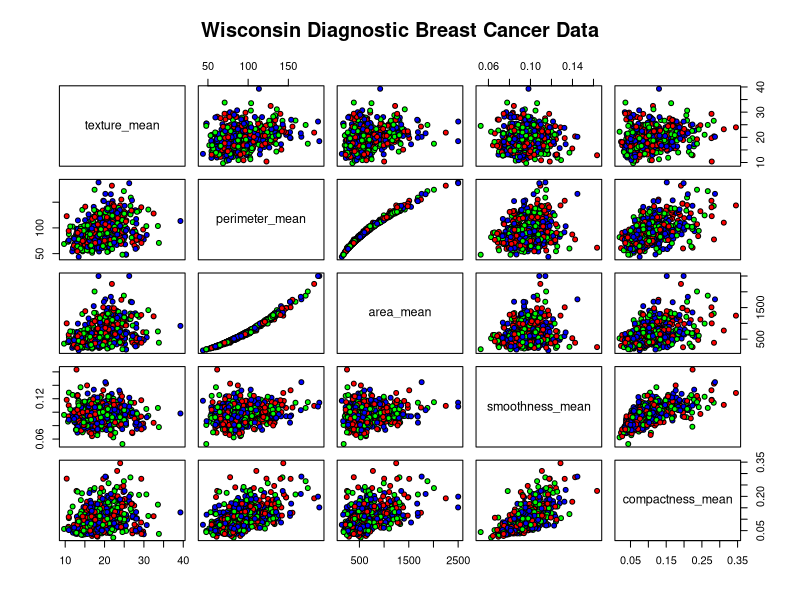
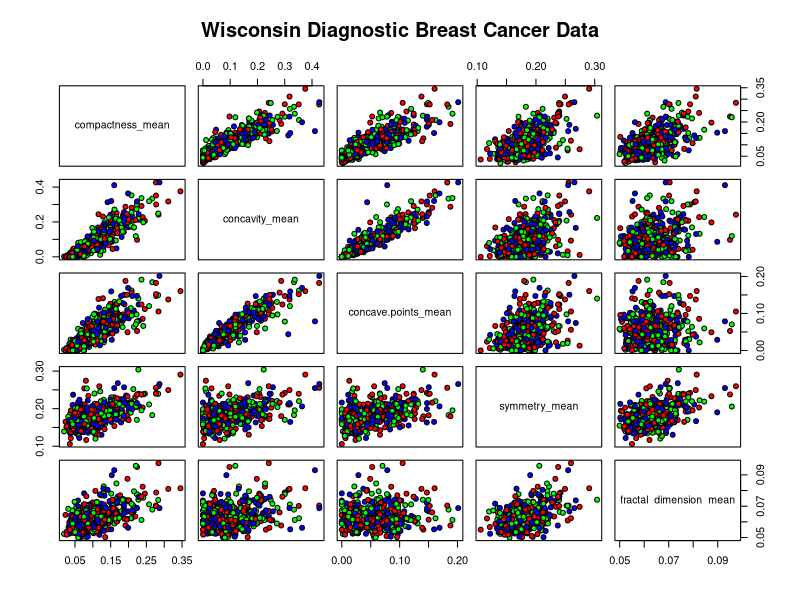
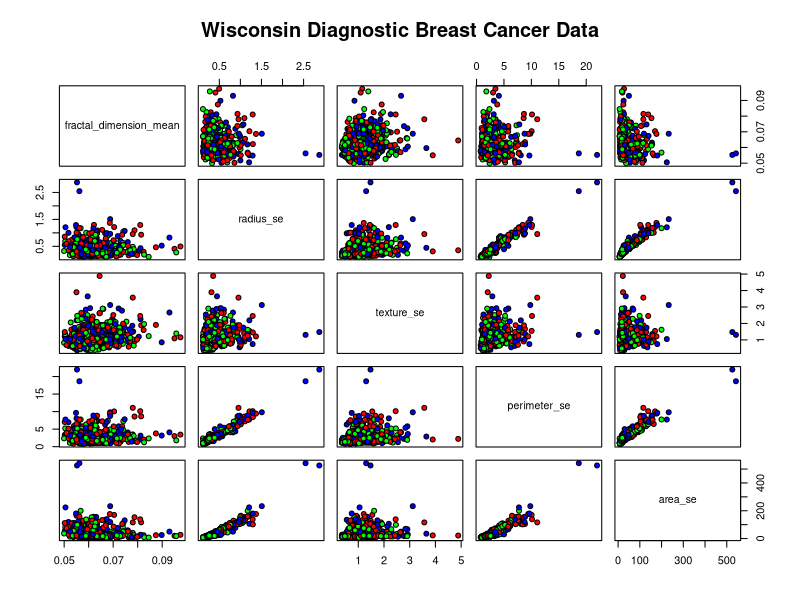
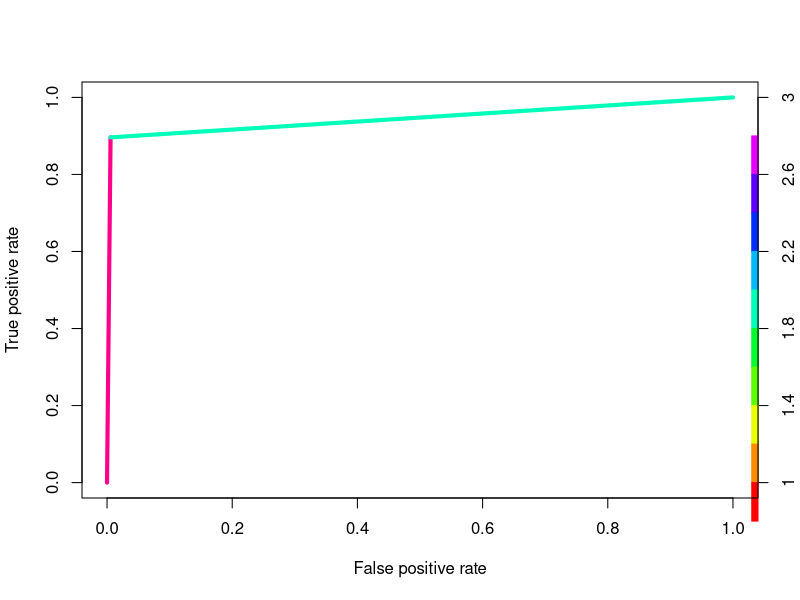

Recreate these plots in R, in order.
#Title: SVM Machine Learning in R
#Author: Mustafa, Asma 
#Dataset Citation:
# author = "Dua, Dheeru and Graff, Casey",
# year = "2017",
# title = "{UCI} Machine Learning Repository",
#url = "http://archive.ics.uci.edu/ml",
#institution = "University of California, Irvine, School of Information and Computer Sciences" }
# data info. is available at:https://archive.ics.uci.edu/ml/datasets/Breast+Cancer+Wisconsin+(Diagnostic)

#Intro:
#SVM: support vector machine generates a hyperplane (or group of hyperplanes) that maximize the
#margin width between two classes. By mapping the non-linear variable to a higher dimension, variable
#will become more linear allowing svm model to separate data points into two classes

#The Advantage of using SVM that it builds a highly accurate model problem-oriented kernel and uses regularization term to avoid over-fitting. 
# The main LIMITAION of SVM is its speed and size. (not fit for large size data)

#From R: Recipes for Analysis, Visualization and Machine Learning
#by Viswa Viswanathan (Author), Shanthi Viswanathan  (Author), Atmajitsinh Gohil (Author), Chiu (David Chiu), Yu-Wei (Author)

###########
#Packages:#
###########

library(e1071)
library(rpart)
library(xtable)
library(caret)
library(ROCR)
library(kernlab)

#Data Processing and Visualization:
setwd("workshop_files") 

#Reading the dataset for more information about the dataset description, please visit: "http://archive.ics.uci.edu/ml",
wdbc <- read.csv('WDBC.csv',head=T)


#Converting the class label into factor
wdbc$diagnosis=factor(wdbc$diagnosis)


#checking NA values:
# data description documents stated that there is no NA, but this is a good practice.
sapply(wdbc, function(x) sum(is.na(x))) 

#Remove the id col. is doesn't contribute to the model predictivity
wdbc=wdbc[,-1]

#Visualize Highly Correlated Data
pairs(wdbc[3:7],main="Wisconsin Diagnostic Breast Cancer Data", pch =21, bg=c("red","green","blue"))
pairs(wdbc[7:11],main="Wisconsin Diagnostic Breast Cancer Data", pch =21, bg=c("red","green","blue"))
pairs(wdbc[11:15],main="Wisconsin Diagnostic Breast Cancer Data", pch =21, bg=c("red","green","blue"))

#You can also do corrplot: #requires library(corrplot)
#corrplot(corMatMy, order = "hclust", tl.cex = 0.7) #requires library(corrplot)


# Calculate collinearity
wdbc_cor <- cor(wdbc[,3:31])
wdbc_cor

#Finding Highly Correlated columns
highlyCor <- colnames(wdbc)[findCorrelation(wdbc_cor, cutoff = 0.9, verbose = TRUE)]
highlyCor

#Removing highly correlated columns (correlation above 0.9, higher mean col) to avoid bias-overffiting:
wdbc_clean <- wdbc[, which(!colnames(wdbc) %in% highlyCor)]


wdbc_clean=cbind(diagnosis=wdbc$diagnosis,wdbc_clean)


#Parititioning the data into two sets:Training and Testing:

set.seed(1000)
t.idx <- createDataPartition(wdbc_clean$diagnosis,list = F) #caret package is needed
trainset  <- wdbc_clean[t.idx,]
testset   <- wdbc_clean[-t.idx,]

#YOu can also use: trunc
# index     <- 1:nrow(wdbc)
# testindex <- sample(index, trunc(length(index)/3))
# testset   <- wdbc[testindex,]
# trainset  <- wdbc[-testindex,-2]



#TRAINING without gamma cost best parameters:
svm.model <- svm(trainset$diagnosis ~ ., data = trainset, type='C-classification' )
Summary_NO_tune=table(trainset$diagnosis, fitted(svm.model), dnn = c("Actual", "Predicted_NoTune"))
Summary_NO_tune
#PREDICTING 
svm.pred  <- predict(svm.model, testset[,-1])

#confusion Matrix for predicting model
cm_svm.pred_NoTune <- confusionMatrix(svm.pred, testset$diagnosis, positive = "M")






tuned = tune.svm(diagnosis~ ., data = trainset, gamma = 10^(-6:0),cost=10^(0:2))


tuned


#TRAINING with gamma, cost parameters selected by the tune.svm function:
svm.model_tuned <- svm(trainset$diagnosis ~ ., data = trainset, type='C-classification', gamma= 0.01, cost=10,kernel="radial",cross=10 )
Summary_Tune_mod=table(trainset$diagnosis, fitted(svm.model_tuned), dnn = c("Actual", "Predicted_Tune"))
Summary_Tune_mod


#PREDICTING again!
svm.pred_tuned  <- predict(svm.model_tuned, testset[,-1])

#confusion Matrix for tuned predicting model
cm_svm.pred_Tune <- confusionMatrix(svm.pred_tuned, testset$diagnosis, positive = "M")
cm_svm.pred_Tune


compare_Pred_Results=cbind(cm_svm.pred_NoTune$table,cm_svm.pred_Tune$table)
compare_Pred_Results


#### IF Time allows ####
par(mfrow=c(1,1))

 class(svm.pred_tuned)
 pred<-prediction(as.numeric(svm.pred_tuned), as.numeric(testset$diagnosis))
 perf<-performance(pred,"tpr","fpr")
heatcols <- heat.colors(9)
heatcols <- rainbow(11)
plot(perf, colorize = TRUE,colorkey=TRUE,colorize.palette=heatcols,lwd=4)
 
 
